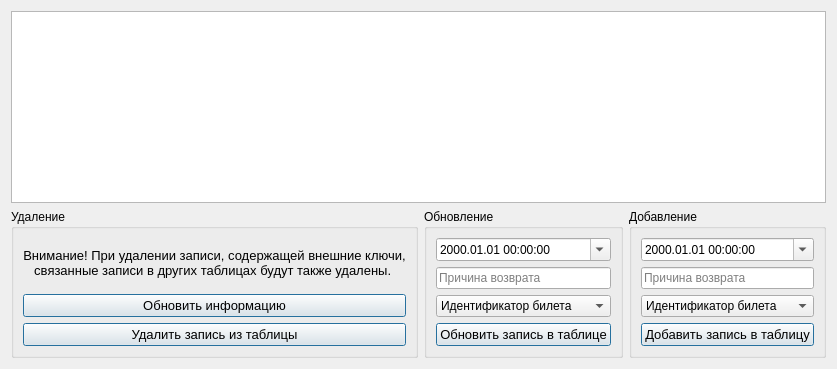
      <widget class="QWidget" name="tab_9">
       <attribute name="title">
        <string>Возвраты</string>
       </attribute>
       <layout class="QGridLayout" name="gridLayout_14">
        <item row="0" column="0" colspan="3">
         <widget class="QTableView" name="Admin_refunds_tableView">
          <property name="focusPolicy">
           <enum>Qt::NoFocus</enum>
          </property>
          <property name="layoutDirection">
           <enum>Qt::LeftToRight</enum>
          </property>
          <property name="selectionMode">
           <enum>QAbstractItemView::SingleSelection</enum>
          </property>
         </widget>
        </item>
        <item row="1" column="2">
         <widget class="QGroupBox" name="groupBox_12">
          <property name="title">
           <string>Добавление</string>
          </property>
          <layout class="QGridLayout" name="gridLayout_17">
           <item row="0" column="0">
            <widget class="QDateTimeEdit" name="Admin_insert_refund_DateTimeEdit">
             <property name="focusPolicy">
              <enum>Qt::StrongFocus</enum>
             </property>
             <property name="displayFormat">
              <string>yyyy.MM.dd HH:mm:ss</string>
             </property>
             <property name="calendarPopup">
              <bool>true</bool>
             </property>
            </widget>
           </item>
           <item row="2" column="0">
            <widget class="QComboBox" name="Admin_insert_R_ticketid_comboBox">
             <property name="focusPolicy">
              <enum>Qt::NoFocus</enum>
             </property>
             <item>
              <property name="text">
               <string>Идентификатор билета</string>
              </property>
             </item>
            </widget>
           </item>
           <item row="1" column="0">
            <widget class="QLineEdit" name="Admin_insert_refundreason_lineEdit">
             <property name="sizePolicy">
              <sizepolicy hsizetype="Preferred" vsizetype="Fixed">
               <horstretch>0</horstretch>
               <verstretch>0</verstretch>
              </sizepolicy>
             </property>
             <property name="focusPolicy">
              <enum>Qt::StrongFocus</enum>
             </property>
             <property name="maxLength">
              <number>50</number>
             </property>
             <property name="placeholderText">
              <string>Причина возврата</string>
             </property>
            </widget>
           </item>
           <item row="3" column="0">
            <widget class="QPushButton" name="Admin_insert_refunds_button">
             <property name="font">
              <font>
               <pointsize>10</pointsize>
              </font>
             </property>
             <property name="focusPolicy">
              <enum>Qt::StrongFocus</enum>
             </property>
             <property name="text">
              <string>Добавить запись в таблицу</string>
             </property>
             <property name="default">
              <bool>true</bool>
             </property>
            </widget>
           </item>
          </layout>
         </widget>
        </item>
        <item row="1" column="0">
         <widget class="QGroupBox" name="groupBox_10">
          <property name="title">
           <string>Удаление</string>
          </property>
          <layout class="QGridLayout" name="gridLayout_15">
           <item row="0" column="0">
            <widget class="QLabel" name="label_6">
             <property name="font">
              <font>
               <pointsize>10</pointsize>
              </font>
             </property>
             <property name="layoutDirection">
              <enum>Qt::LeftToRight</enum>
             </property>
             <property name="text">
              <string>Внимание! При удалении записи, содержащей внешние ключи,
связанные записи в других таблицах будут также удалены. </string>
             </property>
             <property name="textFormat">
              <enum>Qt::PlainText</enum>
             </property>
             <property name="alignment">
              <set>Qt::AlignCenter</set>
             </property>
            </widget>
           </item>
           <item row="2" column="0">
            <widget class="QPushButton" name="Admin_delete_refunds_button">
             <property name="sizePolicy">
              <sizepolicy hsizetype="Preferred" vsizetype="Fixed">
               <horstretch>0</horstretch>
               <verstretch>0</verstretch>
              </sizepolicy>
             </property>
             <property name="font">
              <font>
               <pointsize>10</pointsize>
              </font>
             </property>
             <property name="focusPolicy">
              <enum>Qt::StrongFocus</enum>
             </property>
             <property name="text">
              <string>Удалить запись из таблицы</string>
             </property>
             <property name="default">
              <bool>true</bool>
             </property>
            </widget>
           </item>
           <item row="1" column="0">
            <widget class="QPushButton" name="Admin_refunds_updInfo_button">
             <property name="font">
              <font>
               <pointsize>10</pointsize>
              </font>
             </property>
             <property name="text">
              <string>Обновить информацию</string>
             </property>
             <property name="default">
              <bool>true</bool>
             </property>
            </widget>
           </item>
          </layout>
         </widget>
        </item>
        <item row="1" column="1">
         <widget class="QGroupBox" name="groupBox_11">
          <property name="title">
           <string>Обновление</string>
          </property>
          <layout class="QGridLayout" name="gridLayout_16">
           <item row="2" column="0">
            <widget class="QComboBox" name="Admin_update_R_ticketid_comboBox">
             <property name="focusPolicy">
              <enum>Qt::NoFocus</enum>
             </property>
             <item>
              <property name="text">
               <string>Идентификатор билета</string>
              </property>
             </item>
            </widget>
           </item>
           <item row="0" column="0">
            <widget class="QDateTimeEdit" name="Admin_update_refunds_DateTimeEdit">
             <property name="focusPolicy">
              <enum>Qt::StrongFocus</enum>
             </property>
             <property name="displayFormat">
              <string>yyyy.MM.dd HH:mm:ss</string>
             </property>
             <property name="calendarPopup">
              <bool>true</bool>
             </property>
            </widget>
           </item>
           <item row="1" column="0">
            <widget class="QLineEdit" name="Admin_update_refundreason_lineEdit">
             <property name="sizePolicy">
              <sizepolicy hsizetype="Preferred" vsizetype="Fixed">
               <horstretch>0</horstretch>
               <verstretch>0</verstretch>
              </sizepolicy>
             </property>
             <property name="focusPolicy">
              <enum>Qt::StrongFocus</enum>
             </property>
             <property name="maxLength">
              <number>50</number>
             </property>
             <property name="placeholderText">
              <string>Причина возврата</string>
             </property>
            </widget>
           </item>
           <item row="3" column="0">
            <widget class="QPushButton" name="Admin_update_refunds_button">
             <property name="font">
              <font>
               <pointsize>10</pointsize>
              </font>
             </property>
             <property name="focusPolicy">
              <enum>Qt::StrongFocus</enum>
             </property>
             <property name="text">
              <string>Обновить запись в таблице</string>
             </property>
             <property name="default">
              <bool>true</bool>
             </property>
            </widget>
           </item>
          </layout>
         </widget>
        </item>
       </layout>
      </widget>
